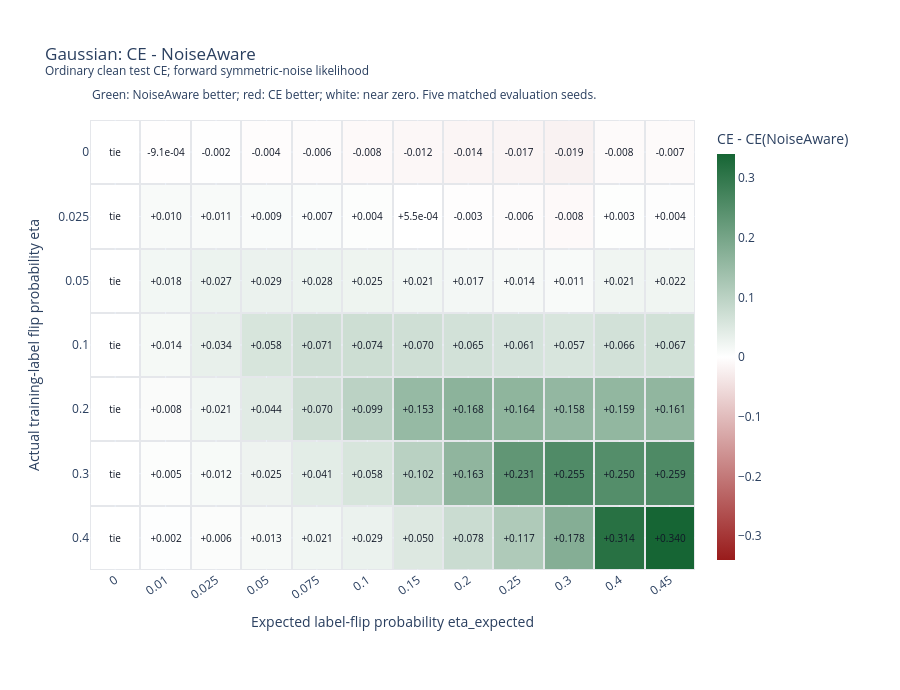

Notebook code cell kept with this figure:
### Markdown cell above
## 7. Expected versus actual noise: red-white-green grid

Every cell shows the five-seed mean **ordinary clean test CE(CE baseline) - CE(NoiseAware)**.

- **Green / positive:** noise-aware training improves clean test CE.
- **Red / negative:** ordinary CE is better.
- **White:** zero or small absolute difference.
- **Saturation:** magnitude of the difference on one symmetric linear scale.
- **Missing:** fewer than five valid paired evaluation seeds.

Horizontal bins are expected flip probabilities; vertical bins are actual flip probabilities. The expected-zero column is a white CE identity control. The cells where expected eta equals actual eta test a correctly specified noise assumption.

Hover shows both losses, paired variability, seed wins, learning rates, realized corruption, and whether expected/actual noise match.

### Code cell
by_cell = {(r["eta"], r["eta_expected"]): r for r in cell_records}
color_grid, text_grid, hover_grid = [], [], []
for eta in ETAS:
    colors, texts, details = [], [], []
    for eta_expected in EXPECTED_ETAS:
        row = by_cell[(eta, eta_expected)]
        if not row["complete"]:
            colors.append(None)
            texts.append("missing")
            details.append([eta, eta_expected] + [None] * 13)
            continue
        difference = row["difference_mean"]
        colors.append(0.0 if abs(difference) <= WIN_ATOL else difference)
        texts.append(
            "tie" if abs(difference) <= WIN_ATOL
            else f"{difference:+.3f}" if abs(difference) >= 0.001
            else f"{difference:+.1e}"
        )
        details.append([
            eta, eta_expected, row["baseline_test_ce_mean"], row["noise_aware_test_ce_mean"],
            difference, row["relative_difference_percent"], row["difference_std"],
            row["noise_aware_seed_wins"], row["ce_seed_wins"], row["paired_seeds"],
            row["baseline_lr"], row["noise_aware_lr"], row["expected_matches_actual"],
            row["realized_corruption_mean"], row["winner"],
        ])
    color_grid.append(colors)
    text_grid.append(texts)
    hover_grid.append(details)

color_limit = max([abs(value) for row in color_grid for value in row if value is not None] + [WIN_ATOL])
fig = go.Figure(go.Heatmap(
    x=[f"{value:g}" for value in EXPECTED_ETAS],
    y=[f"{eta:g}" for eta in ETAS],
    z=color_grid, zmin=-color_limit, zmax=color_limit,
    colorscale=[[0.0, "#991b1b"], [0.5, "#ffffff"], [1.0, "#166534"]],
    text=text_grid, texttemplate="%{text}", textfont=dict(size=10, color="#111827"),
    customdata=hover_grid, xgap=2, ygap=2, hoverongaps=False,
    colorbar=dict(title="CE - CE(NoiseAware)", thickness=18),
    hovertemplate=(
        "Actual eta=%{customdata[0]}<br>Expected eta=%{customdata[1]}"
        "<br>Baseline clean test CE=%{customdata[2]:.8f}"
        "<br>NoiseAware clean test CE=%{customdata[3]:.8f}"
        "<br>CE - NoiseAware=%{customdata[4]:+.8f}"
        "<br>Relative CE reduction=%{customdata[5]:+.4f}%"
        "<br>Paired sample SD=%{customdata[6]:.8f}"
        "<br>Seed wins: NoiseAware=%{customdata[7]}, CE=%{customdata[8]}, paired=%{customdata[9]}"
        "<br>Selected lr: baseline=%{customdata[10]}, NoiseAware=%{customdata[11]}"
        "<br>Expected matches actual=%{customdata[12]}"
        "<br>Mean realized corruption=%{customdata[13]:.4f}"
        "<br>Mean winner=%{customdata[14]}<extra></extra>"
    ),
))
fig.update_xaxes(title_text="Expected label-flip probability eta_expected", type="category", tickangle=-35)
fig.update_yaxes(title_text="Actual training-label flip probability eta", type="category", autorange="reversed")
fig.update_layout(
    title="Gaussian: CE - NoiseAware<br><sup>Ordinary clean test CE; forward symmetric-noise likelihood</sup>",
    height=690, margin=dict(l=90, r=205, t=120, b=120), plot_bgcolor="#e5e7eb",
    annotations=[dict(
        x=0, y=1.08, xref="paper", yref="paper", showarrow=False, xanchor="left",
        text="Green: NoiseAware better; red: CE better; white: near zero. Five matched evaluation seeds.",
    )],
)
fig.show(config={"displaylogo": False, "responsive": True})
fig.write_html(RUN_DIR / "eta_expected_vs_eta_heatmap.html", include_plotlyjs=True, full_html=True)

### Figure 1 — Plotly figure (JSON) as saved in the notebook; plotly's stock layout.template omitted (floating-point values rounded to 4 significant figures; data arrays with more than 128 entries replaced by an {"elided": "..."} marker saying what was removed)
{"data": [{"colorbar": {"thickness": 18, "title": {"text": "CE - CE(NoiseAware)"}}, "colorscale": [[0.0, "#991b1b"], [0.5, "#ffffff"], [1.0, "#166534"]], "customdata": {"elided": "7x12x15 mixed values"}, "hoverongaps": false, "hovertemplate": "Actual eta=%{customdata[0]}<br>Expected eta=%{customdata[1]}<br>Baseline clean test CE=%{customdata[2]:.8f}<br>NoiseAware clean test CE=%{customdata[3]:.8f}<br>CE - NoiseAware=%{customdata[4]:+.8f}<br>Relative CE reduction=%{customdata[5]:+.4f}%<br>Paired sample SD=%{customdata[6]:.8f}<br>Seed wins: NoiseAware=%{customdata[7]}, CE=%{customdata[8]}, paired=%{customdata[9]}<br>Selected lr: baseline=%{customdata[10]}, NoiseAware=%{customdata[11]}<br>Expected matches actual=%{customdata[12]}<br>Mean realized corruption=%{customdata[13]:.4f}<br>Mean winner=%{customdata[14]}<extra></extra>", "text": [["tie", "-9.1e-04", "-0.002", "-0.004", "-0.006", "-0.008", "-0.012", "-0.014", "-0.017", "-0.019", "-0.008", "-0.007"], ["tie", "+0.010", "+0.011", "+0.009", "+0.007", "+0.004", "+5.5e-04", "-0.003", "-0.006", "-0.008", "+0.003", "+0.004"], ["tie", "+0.018", "+0.027", "+0.029", "+0.028", "+0.025", "+0.021", "+0.017", "+0.014", "+0.011", "+0.021", "+0.022"], ["tie", "+0.014", "+0.034", "+0.058", "+0.071", "+0.074", "+0.070", "+0.065", "+0.061", "+0.057", "+0.066", "+0.067"], ["tie", "+0.008", "+0.021", "+0.044", "+0.070", "+0.099", "+0.153", "+0.168", "+0.164", "+0.158", "+0.159", "+0.161"], ["tie", "+0.005", "+0.012", "+0.025", "+0.041", "+0.058", "+0.102", "+0.163", "+0.231", "+0.255", "+0.250", "+0.259"], ["tie", "+0.002", "+0.006", "+0.013", "+0.021", "+0.029", "+0.050", "+0.078", "+0.117", "+0.178", "+0.314", "+0.340"]], "textfont": {"color": "#111827", "size": 10}, "texttemplate": "%{text}", "type": "heatmap", "x": ["0", "0.01", "0.025", "0.05", "0.075", "0.1", "0.15", "0.2", "0.25", "0.3", "0.4", "0.45"], "xgap": 2, "y": ["0", "0.025", "0.05", "0.1", "0.2", "0.3", "0.4"], "ygap": 2, "z": [[0.0, -0.0009122, -0.002208, -0.00439, -0.006437, -0.008309, -0.01158, -0.01439, -0.01689, -0.01918, -0.007842, -0.007056], [0.0, 0.009994, 0.01067, 0.008941, 0.006703, 0.004498, 0.0005494, -0.002798, -0.005704, -0.008309, 0.002649, 0.003515], [0.0, 0.01848, 0.02724, 0.02913, 0.02756, 0.02531, 0.02081, 0.01689, 0.01352, 0.01056, 0.02128, 0.02226], [0.0, 0.01427, 0.03396, 0.0584, 0.07069, 0.07356, 0.07024, 0.06529, 0.06087, 0.05708, 0.06557, 0.06669], [0.0, 0.007976, 0.02065, 0.04392, 0.07016, 0.09922, 0.1526, 0.1679, 0.1641, 0.1584, 0.1594, 0.1612], [0.0, 0.004639, 0.01199, 0.02545, 0.04066, 0.05803, 0.1015, 0.1627, 0.2312, 0.2555, 0.2495, 0.2589], [0.0, 0.002409, 0.006207, 0.01308, 0.02074, 0.02932, 0.0501, 0.07779, 0.117, 0.1783, 0.3145, 0.3403]], "zmax": 0.3403, "zmin": -0.3403}], "layout": {"annotations": [{"showarrow": false, "text": "Green: NoiseAware better; red: CE better; white: near zero. Five matched evaluation seeds.", "x": 0, "xanchor": "left", "xref": "paper", "y": 1.08, "yref": "paper"}], "height": 690, "margin": {"b": 120, "l": 90, "r": 205, "t": 120}, "plot_bgcolor": "#e5e7eb", "title": {"text": "Gaussian: CE - NoiseAware<br><sup>Ordinary clean test CE; forward symmetric-noise likelihood</sup>"}, "xaxis": {"tickangle": -35, "title": {"text": "Expected label-flip probability eta_expected"}, "type": "category"}, "yaxis": {"autorange": "reversed", "title": {"text": "Actual training-label flip probability eta"}, "type": "category"}}}
